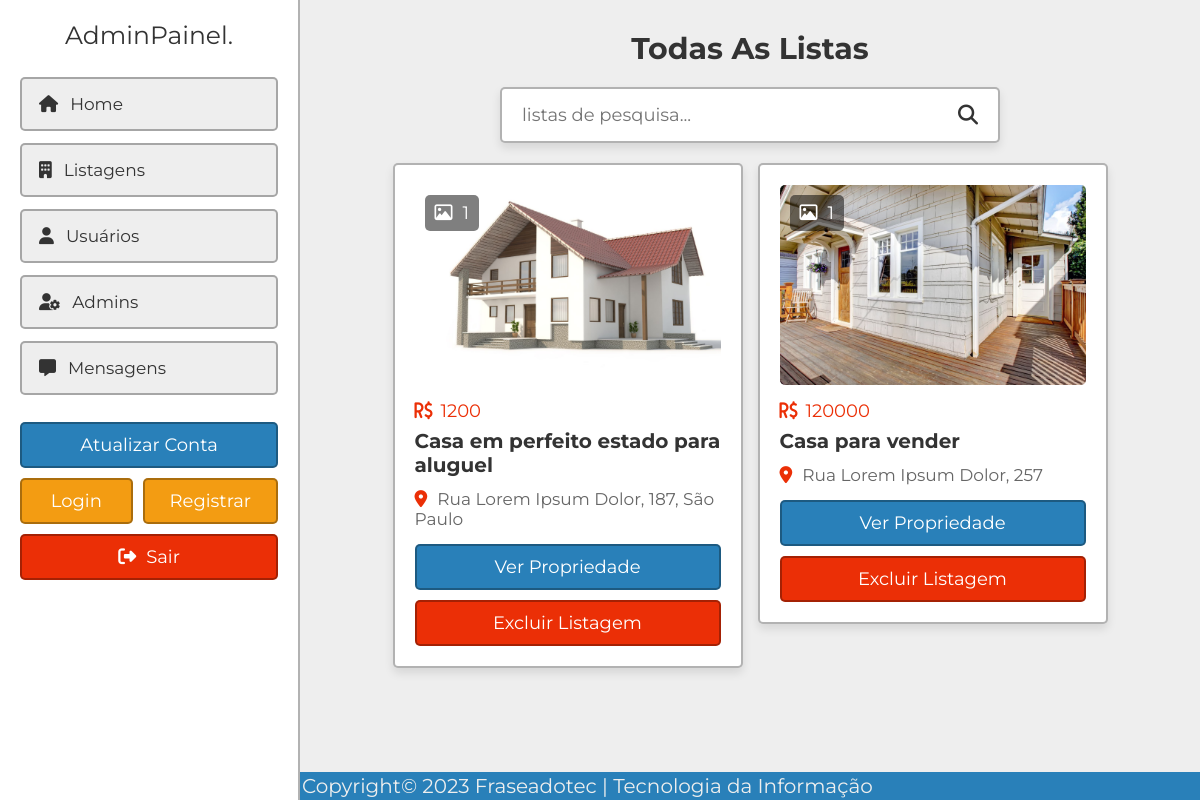
The app's page /admin/listas.php (signed in) with its own data.
### tables this page shows
CREATE TABLE `property` (
  `id` varchar(20) NOT NULL,
  `user_id` varchar(20) NOT NULL,
  `property_name` varchar(50) NOT NULL,
  `address` varchar(100) NOT NULL,
  `price` varchar(10) NOT NULL,
  `type` varchar(10) NOT NULL,
  `offer` varchar(10) NOT NULL,
  `status` varchar(50) NOT NULL,
  `furnished` varchar(50) NOT NULL,
  `bhk` varchar(10) NOT NULL,
  `deposite` varchar(10) NOT NULL,
  `bedroom` varchar(10) NOT NULL,
  `bathroom` varchar(10) NOT NULL,
  `balcony` varchar(10) NOT NULL,
  `carpet` varchar(10) NOT NULL,
  `age` varchar(2) NOT NULL,
  `total_floors` varchar(2) NOT NULL,
  `room_floor` varchar(2) NOT NULL,
  `loan` varchar(50) NOT NULL,
  `lift` varchar(3) NOT NULL DEFAULT 'no',
  `security_guard` varchar(3) NOT NULL DEFAULT 'no',
  `play_ground` varchar(3) NOT NULL DEFAULT 'no',
  `garden` varchar(3) NOT NULL DEFAULT 'no',
  `water_supply` varchar(3) NOT NULL DEFAULT 'no',
  `power_backup` varchar(3) NOT NULL DEFAULT 'no',
  `parking_area` varchar(3) NOT NULL DEFAULT 'no',
  `gym` varchar(3) NOT NULL DEFAULT 'no',
  `shopping_mall` varchar(3) NOT NULL DEFAULT 'no',
  `hospital` varchar(3) NOT NULL DEFAULT 'no',
  `school` varchar(3) NOT NULL DEFAULT 'no',
  `market_area` varchar(3) NOT NULL DEFAULT 'no',
  `image_01` varchar(50) NOT NULL,
  `image_02` varchar(50) NOT NULL,
  `image_03` varchar(50) NOT NULL,
  `image_04` varchar(50) NOT NULL,
  `image_05` varchar(50) NOT NULL,
  `description` varchar(1000) NOT NULL,
  `date` date NOT NULL DEFAULT current_timestamp()
);

### admin/listas.php (the view, shortened to what this page needs)
<?php
include '../components/connect.php';
?>
<!DOCTYPE html>
<html lang="pt-BR">
<head>
   <link rel="stylesheet" href="https://cdnjs.cloudflare.com/ajax/libs/font-awesome/6.2.0/css/all.min.css">
   <link rel="stylesheet" href="../css/admin_style.css">
</head>
<body>
<?php include '../components/admin_header.php'; ?>
<section class="listings">
   <h1 class="heading">todas as listas</h1>
   <form action="" method="POST" class="search-form">
      <input type="text" name="search_box" placeholder="listas de pesquisa..." maxlength="100" required>
      <button type="submit" class="fas fa-search" name="search_btn"></button>
   </form>
   <div class="box-container">
   <?php
      if(isset($_POST['search_box']) OR isset($_POST['search_btn'])){
         $search_box = $_POST['search_box'];
         $search_box = filter_var($search_box, FILTER_SANITIZE_STRING);
         $select_listings = $conn->prepare("SELECT * FROM `property` WHERE property_name LIKE '%{$search_box}%' OR address LIKE '%{$search_box}%' ORDER BY date DESC");
         $select_listings->execute();
      }else{
         $select_listings = $conn->prepare("SELECT * FROM `property` ORDER BY date DESC");
         $select_listings->execute();
      }
       if($select_listings->rowCount() > 0){
         while($fetch_listing = $select_listings->fetch(PDO::FETCH_ASSOC)){
         $listing_id = $fetch_listing['id'];
         if(!empty($fetch_listing['image_02'])){
            $image_coutn_02 = 1;
         }else{
            $image_coutn_02 = 0;
         }
         if(!empty($fetch_listing['image_03'])){
            $image_coutn_03 = 1;
         }else{
            $image_coutn_03 = 0;
         }
         if(!empty($fetch_listing['image_04'])){
            $image_coutn_04 = 1;
         }else{
            $image_coutn_04 = 0;
         }
         if(!empty($fetch_listing['image_05'])){
            $image_coutn_05 = 1;
         }else{
            $image_coutn_05 = 0;
         }
         $total_images = (1 + $image_coutn_02 + $image_coutn_03 + $image_coutn_04 + $image_coutn_05);
   ?>
   <div class="box">
      <div class="thumb">
         <p><i class="far fa-image"></i><span><?= $total_images; ?></span></p>
         <img src="../uploaded_files/<?= $fetch_listing['image_01']; ?>" alt="">
      </div>
      <p class="price"><i class="fa-solid fa-brazilian-real-sign"></i><?= $fetch_listing['price']; ?></p>
      <h3 class="name"><?= $fetch_listing['property_name']; ?></h3>
      <p class="location"><i class="fas fa-map-marker-alt"></i><?= $fetch_listing['address']; ?></p>
      <form action="" method="POST">
         <a href="ver_propriedade.php?get_id=<?= $listing_id; ?>" class="btn">ver propriedade</a>
         <input type="submit" value="excluir listagem" onclick="return confirm('excluir esta listagem?');" name="delete" class="delete-btn">
      </form>
   </div>
   <?php
         }
      }elseif(isset($_POST['search_box']) OR isset($_POST['search_btn'])){
         echo '<p class="empty">Nenhum resultado encontrado!</p>';
      }else{
         echo '<p class="empty">nenhum imóvel anunciado ainda!</p>';
      }
   ?>
   </div>
</section>
    <footer>
        <div class="créditos">
            <p> Copyright&copy; 2023 <span>Fraseadotec | Tecnologia da Informação</span></p>
        </div>
    </footer>
</body>
</html>

### css/admin_style.css (style rules this page uses)
:root { --main-color:#2980b9; --orange:#f39c12; --red:#eb2f06; --light-color:#666; --light-bg:#eee; --white:#fff; --black:#333; --box-shadow:0 .5rem 1rem rgba(0,0,0,0.1); --border:.2rem solid rgba(0,0,0,.3); }
* { font-family: 'Montserrat', sans-serif; margin: 0; padding: 0; box-sizing: border-box; outline: none; border: none; text-decoration: none; }
html { font-size: 62.5%; overflow-x: hidden; scroll-behavior: smooth; scroll-padding-top: 5rem; }
body { background-color: var(--light-bg); padding-left: 30rem; }
section { padding: 3rem 2rem; max-width: 1200px; margin: 0 auto; }
.heading { margin-bottom: 2rem; text-align: center; text-transform: capitalize; color: var(--black); font-size: 3rem; }
.inline-btn, .inline-option-btn, .inline-delete-btn, .btn, .delete-btn, .option-btn { cursor: pointer; padding: 1rem 2.5rem; font-size: 1.8rem; color: var(--white); text-align: center; text-transform: capitalize; margin-top: 1rem; border-radius: .5rem; border: var(--border); }
.btn, .delete-btn, .option-btn { display: block; width: 100%; }
.btn { background-color: var(--main-color); }
.delete-btn { background-color: var(--red); }
.search-form { max-width: 50rem; margin: 0 auto; border-radius: .5rem; background-color: var(--white); box-shadow: var(--box-shadow); border: var(--border); padding:1.5rem 2rem; display: flex; gap: 2rem; margin-bottom: 2rem; }
.search-form input { width: 100%; font-size: 1.8rem; color: var(--black); }
.search-form button { background:none; cursor: pointer; color: var(--black); font-size: 2rem; }
.listings .box-container { display: grid; grid-template-columns: repeat(auto-fit, 35rem); align-items: flex-start; justify-content: center; gap: 1.5rem; }
.listings .box-container .box { border-radius: .5rem; background-color: var(--white); box-shadow: var(--box-shadow); border: var(--border); padding: 2rem; overflow-x: hidden; }
.listings .box-container .box .thumb { position: relative; height: 20rem; margin-bottom: 1.5rem; }
.listings .box-container .box .thumb p { position: absolute; top: 1rem; left: 1rem; background-color: rgba(0,0,0,.5); color: var(--white); border-radius: .5rem; padding:.7rem 1rem; font-size: 1.8rem; }
.listings .box-container .box .thumb p i { margin-right: 1rem }
.listings .box-container .box .thumb img { height: 100%; width: 100%; object-fit: cover; border-radius: .5rem; }
.listings .box-container .box .price { font-size: 1.8rem; color: var(--red); }
.listings .box-container .box .price i { margin-right: .8rem; }
.listings .box-container .box .name { font-size: 2rem; color: var(--black); padding: .7rem 0; text-overflow: ellipsis; }
.listings .box-container .box .location { color: var(--light-color); font-size: 1.7rem; padding: .5rem 0; text-overflow: ellipsis; }
.listings .box-container .box .location i { margin-right: 1rem; color: var(--red); }

### admin/listas.php (style rules this page uses)
footer { position: fixed; bottom: 0; width: 100%; text-align: left; background-color: #2980b9; padding: 0.2rem; font-size: 2rem; color: #eee; }

### records on screen
property: total_images "1", image_01 (picture), price "1200", property_name "Casa em perfeito estado para aluguel", address "Rua Lorem Ipsum Dolor, 187, São Paulo"
property: total_images "1", image_01 (picture), price "120000", property_name "Casa para vender", address "Rua Lorem Ipsum Dolor, 257"
